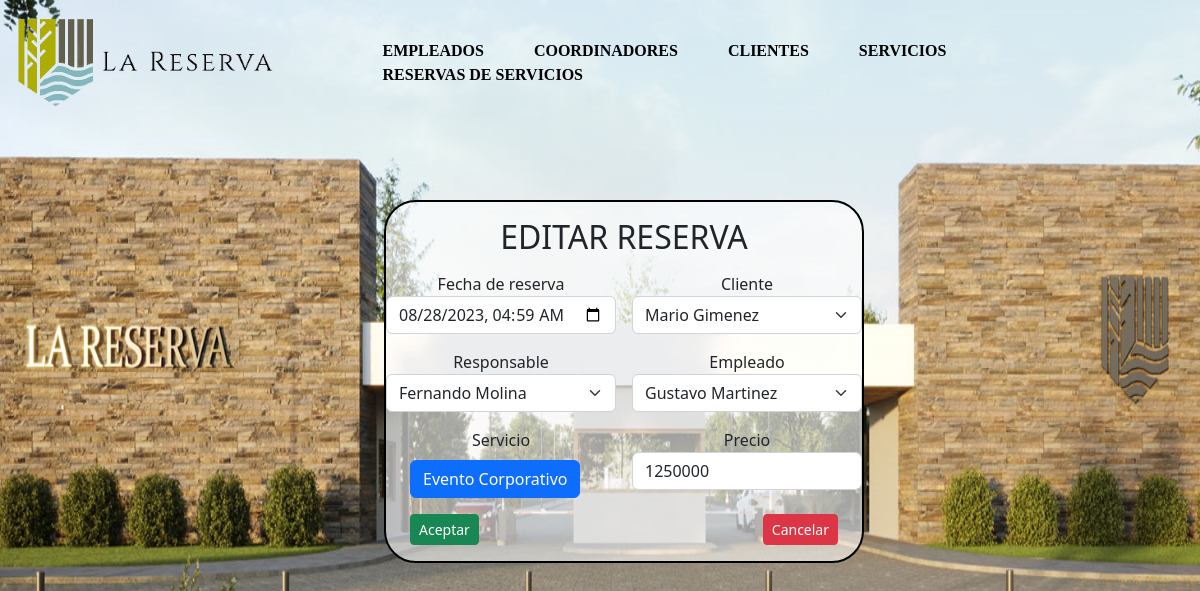
The app's page /reserva/modificar/1 with its own data.
### reserva/models.py (models this page shows, shortened)
class ReservaServicio(models.Model):
    fecha_creacion = models.DateTimeField(verbose_name="Fecha de creacion",auto_now_add=True)
    fecha_reserva = models.DateTimeField(verbose_name="Fecha de reserva")
    cliente = models.ForeignKey(Cliente,verbose_name="Cliente",on_delete=models.CASCADE,related_name="cliente")
    responsable = models.ForeignKey(Coordinador,verbose_name="Coordinador",on_delete=models.CASCADE,related_name="coordinador")
    empleado = models.ForeignKey(Empleado,verbose_name="Empleado",on_delete=models.CASCADE,related_name="empleado")
    servicio = models.ForeignKey(Servicio,verbose_name="Servicio",on_delete=models.CASCADE,related_name="servicio")
    precio = models.IntegerField(verbose_name="Precio")

class Servicio(models.Model):
    nombre = models.CharField(verbose_name="Nombre", max_length=50)
    descripcion = models.CharField(verbose_name="Descripcion", max_length=50)
    precio = models.IntegerField(verbose_name="Precio")
    activo = models.BooleanField(verbose_name="Activo", default=True)

### reserva/views.py (the view, shortened to what this page needs)
# urls.py: path('modificar/<int:id_reserva_servicio>', views.modificar_reserva_de_servicio,name="modificar_reserva_de_servicio"),
def modificar_reserva_de_servicio(request,id_reserva_servicio):
    reserva_servicio = get_object_or_404(ReservaServicio,id=id_reserva_servicio)
    clientes = Cliente.objects.filter(activo=True)
    responsables = Coordinador.objects.filter(activo=True)
    empleados = Empleado.objects.filter(activo=True)
    servicios = Servicio.objects.filter(activo=True)
    contexto = {
        "reserva_servicio": reserva_servicio,
        "clientes": clientes,
        "responsables": responsables,
        "empleados": empleados,
        "servicios": servicios,
        "fecha_actual": get_fecha_hora_actual()
    }
    return render(request,"reserva/modificar_reserva_de_servicio.html",contexto)

### reserva/views.py (called while the page is built)
def get_fecha_hora_actual():
    fecha_actual = datetime.now()
    fecha_actual_medianoche=datetime(fecha_actual.year,fecha_actual.month,fecha_actual.day);
    return fecha_actual_medianoche.strftime('%Y-%m-%d %H:%M:%S')

### reserva/templates/reserva/modificar_reserva_de_servicio.html (shortened to what this page needs)
{% load static %}
<link rel="stylesheet" href="https://cdnjs.cloudflare.com/ajax/libs/font-awesome/6.2.1/css/all.min.css" />
<link rel="stylesheet" href="https://cdn.jsdelivr.net/npm/bootstrap@5.2.3/dist/css/bootstrap.min.css" />
<link rel="stylesheet" href="{% static 'css/formularios.css' %}">
<div class="base-container">
    <div class="head">
        <div class="logo">
            <img src="{% static 'img/LaReserva.png' %}" alt="" id="logo">
        </div>
        <div class="nav">
            <a href="{% url 'listado_empleados' %}">EMPLEADOS</a>
            <a href="{% url 'listado_coordinadores' %}">COORDINADORES</a>
            <a href="{% url 'listado_clientes' %}">CLIENTES</a>
            <a href="{% url 'listado_servicios' %}">SERVICIOS</a>
            <a href="{% url 'listado_reservas_de_servicios' %}">RESERVAS DE SERVICIOS</a>
        </div>
    </div>
    <div class="container-form">
        <h2>EDITAR RESERVA</h2>
        {% load tz %}
        <form method="post">
            <div class="form-group row g-3">
                <div class="col-6">
                    <label for="id_fecha_reserva">Fecha de reserva</label>
                    <input type="datetime-local" class="form-control" required min="{{fecha_actual}}" value="{{reserva_servicio.fecha_reserva|localtime|date:'Y-m-d H:i'}}" name="fecha_reserva" id="id_fecha_reserva">
                </div>
                <div class="col-6">
                    <label>Cliente</label>
                    <select class="form-select" name="cliente">
                        {% for cliente in clientes %}
                            {% if reserva_servicio.cliente.id == cliente.id %}
                                <option value="{{cliente.id}}" selected>{{cliente.nombre}} {{cliente.apellido}}</option>
                            {% else %}
                                <option value="{{cliente.id}}">{{cliente.nombre}} {{cliente.apellido}}</option>
                            {% endif %}
                        {% endfor %}
                    </select>
                </div>
                <div class="col-6">
                    <label>Responsable</label>
                    <select class="form-select" name="responsable">
                        {% for responsable in responsables %}
                            {% if reserva_servicio.responsable.id == responsable.id %}
                                <option value="{{responsable.id}}" selected>{{responsable.nombre}} {{responsable.apellido}}</option>
                            {% else %}
                                <option value="{{responsable.id}}">{{responsable.nombre}} {{responsable.apellido}}</option>
                            {% endif %}
                        {% endfor %}
                    </select>
                </div>
                <div class="col-6">
                    <label>Empleado</label>
                    <select class="form-select" name="empleado" id="">
                        {% for empleado in empleados %}
                            {% if reserva_servicio.empleado.id == empleado.id %}
                                <option value="{{empleado.id}}" selected>{{empleado.nombre}} {{empleado.apellido}}</option>
                            {% else %}
                                <option value="{{empleado.id}}">{{empleado.nombre}} {{empleado.apellido}}</option>
                            {% endif %}
                        {% endfor %}
                    </select>
                </div>
                <div class="col-6">
                    <label>Servicio</label>
                    <button type="button" class="boton boton-servicios btn btn-primary" data-bs-toggle="modal" data-bs-target="#exampleModal">
                        <span id="id_span_servicio_boton">{{reserva_servicio.servicio.nombre}}</span>
                    </button>
                </div>
                <div class="col-6">
                    <label for="id_precio">Precio</label>
                    <input type="number" class="form-control" required name="precio" value="{{reserva_servicio.precio}}" id="id_precio">
                </div>
            </div>
            <div class="boton">
                <button class='btn btn-sm btn-success' type="submit"><span>Aceptar</span></button>
                <a href="{% url 'listado_reservas_de_servicios' %}" class='btn btn-sm btn-danger'><span>Cancelar</span></a>
            </div>
        </form>
    </div>
</div>

### ProyectoAlkemy/static/css/formularios.css (style rules this page uses)
* { margin: 0; padding: 0; box-sizing: border-box; }
.base-container { position: relative; }
.head { position: absolute; display: flex; width: 100%; top: 0; }
.logo { padding: 15px; }
#logo { width: 80%; }
.nav { margin: auto; }
.nav a { color: black; font-size: 1em; font-weight: 800; text-decoration: none; font-family: 'Times New Roman', Times, serif; margin: 0 25px; }
.container-form { width: 40%; margin: 0 32%; position: absolute; top: 200; background-color: rgba(255, 255, 255, 0.6); border-radius: 2rem; border: 2px solid black; }
.container-form h2 { text-align: center; margin-top: 1rem; }
.container-form form { max-width: 70rem; margin: 1rem auto; text-align: center; }
.container-form form .boton { display: flex; justify-content: space-between; margin: .5rem 1.5rem; }

### records on screen
ReservaServicio: fecha_reserva "08/28/2023 04:59", servicio.nombre "Evento Corporativo", precio "1250000"

### other values on screen
form field cliente "Mario Gimenez"
form field responsable "Fernando Molina"
form field empleado "Gustavo Martinez"
